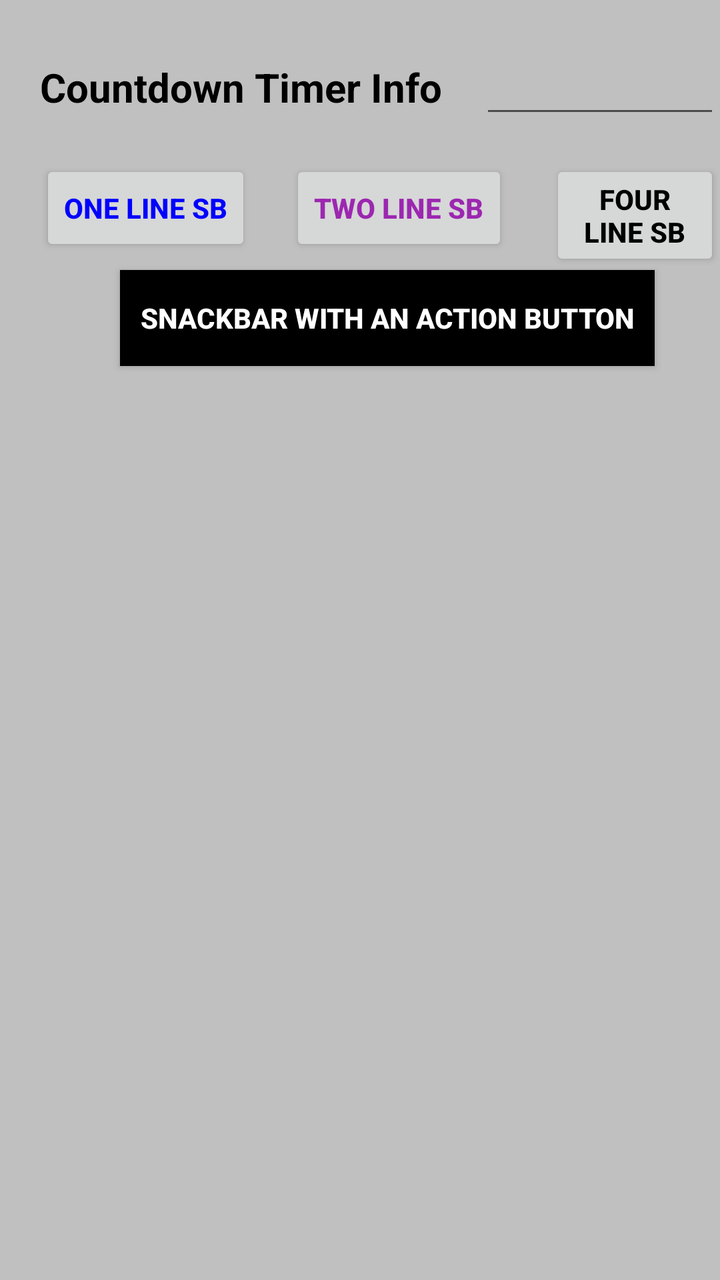
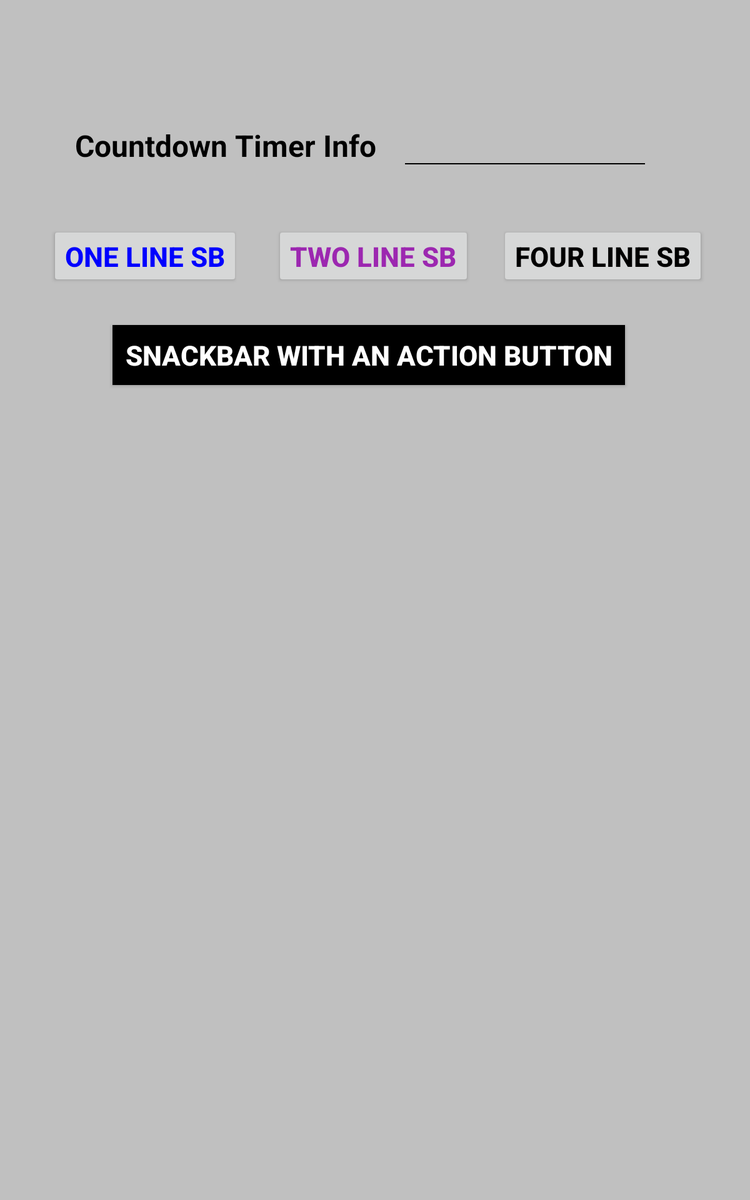

One screen, two layout resources from the same app: the default and the repository's alternative for another configuration. Each is rendered where Android would select it; the XML of both is given below.
<!-- AndroidManifest.xml: application theme AppTheme -->
<!-- res/layout/activity_main.xml -->
<?xml version="1.0" encoding="utf-8"?>

<LinearLayout xmlns:android="http://schemas.android.com/apk/res/android"
    xmlns:app="http://schemas.android.com/apk/res-auto"
    xmlns:tools="http://schemas.android.com/tools"
    android:id="@+id/activity_main"
    android:layout_width="match_parent"
    android:layout_height="match_parent"
    android:background="@color/color_lightGray"
    android:orientation="vertical"
    tools:context="com.dwight.customsnackbar.MainActivity">

    <RelativeLayout
        android:id="@+id/mainRL"
        android:layout_width="match_parent"
        android:layout_height="434dp">

        <TextView
            android:id="@+id/tvCount"
            android:layout_width="wrap_content"
            android:layout_height="wrap_content"
            android:layout_marginLeft="20dp"
            android:layout_marginTop="30dp"
            android:text="Countdown Timer Info"
            android:textColor="@color/color_Black"
            android:textSize="20sp"
            android:textStyle="bold" />

        <EditText
            android:id="@+id/etCount"
            android:layout_width="150dp"
            android:layout_height="wrap_content"
            android:layout_marginLeft="240dp"
            android:layout_marginTop="20dp"
            android:ems="10"
            android:textSize="20sp"
            android:textStyle="bold" />

        <Button
            android:id="@+id/btnONE"
            android:layout_width="wrap_content"
            android:layout_height="wrap_content"
            android:layout_marginLeft="20dp"
            android:layout_marginTop="80dp"
            android:onClick="showONE"
            android:text="One Line SB"
            android:textColor="@color/color_deepBlue"
            android:textSize="14sp"
            android:textStyle="bold" />

        <Button
            android:id="@+id/btnTWO"
            android:layout_width="wrap_content"
            android:layout_height="wrap_content"
            android:layout_marginLeft="145dp"
            android:layout_marginTop="80dp"
            android:onClick="showTWO"
            android:text="Two Line SB"
            android:textColor="@color/color_Purple"
            android:textSize="14sp"
            android:textStyle="bold" />

        <Button
            android:id="@+id/btnFOUR"
            android:layout_width="wrap_content"
            android:layout_height="wrap_content"
            android:layout_marginLeft="275dp"
            android:layout_marginTop="80dp"
            android:onClick="showFOUR"
            android:text="Four Line SB"
            android:textColor="@color/color_Black"
            android:textSize="14sp"
            android:textStyle="bold" />

        <Button
            android:id="@+id/btnSBAction"
            android:layout_width="wrap_content"
            android:layout_height="wrap_content"
            android:layout_marginLeft="60dp"
            android:layout_marginTop="135dp"
            android:background="@color/color_Black"
            android:onClick="makeSB"
            android:paddingLeft="10dp"
            android:paddingRight="10dp"
            android:text="Snackbar with an Action Button"
            android:textColor="@color/color_White"
            android:textStyle="bold" />

        <ImageView
            android:id="@+id/imageView"
            android:layout_width="wrap_content"
            android:layout_height="wrap_content"
            android:layout_marginLeft="10dp"
            android:layout_marginTop="200dp"
            app:srcCompat="@drawable/pwkeyb" />

    </RelativeLayout>

    <RelativeLayout
        android:id="@+id/ONE_LINE_SB"
        android:layout_width="match_parent"
        android:layout_height="120dp"
        android:background="@color/color_Transparent"
        android:visibility="gone"
        android:orientation="vertical">

        <TextView
            android:id="@+id/tvONE"
            android:layout_width="wrap_content"
            android:layout_height="wrap_content"
            android:layout_alignParentBottom="true"
            android:layout_centerHorizontal="true"
            android:paddingBottom="10dp"
            android:text="@string/one_text"
            android:textColor="@color/color_deepBlue"
            android:textSize="24sp"
            android:textStyle="bold" />

</RelativeLayout>

    <RelativeLayout
        android:id="@+id/TWO_LINE_SB"
        android:layout_width="match_parent"
        android:layout_height="120dp"
        android:background="@color/color_Transparent"
        android:visibility="gone"
        android:orientation="vertical">

        <TextView
            android:id="@+id/tvTWO"
            android:layout_width="wrap_content"
            android:layout_height="wrap_content"
            android:layout_alignParentBottom="true"
            android:layout_centerHorizontal="true"
            android:paddingBottom="10dp"
            android:text="@string/two_text"
            android:textColor="@color/color_Purple"
            android:textSize="22sp"
            android:textStyle="bold" />

    </RelativeLayout>

    <RelativeLayout
        android:id="@+id/FOUR_LINE_SB"
        android:layout_width="match_parent"
        android:layout_height="170dp"
        android:background="@color/color_Transparent"
        android:visibility="gone"
        android:orientation="vertical">

        <TextView
            android:id="@+id/tvFOUR"
            android:layout_width="wrap_content"
            android:layout_height="wrap_content"
            android:layout_alignParentBottom="true"
            android:layout_centerHorizontal="true"
            android:paddingBottom="10dp"
            android:text="@string/four_text"
            android:textColor="@color/color_Black"
            android:textSize="18sp"
            android:textStyle="bold" />

    </RelativeLayout>

    <RelativeLayout
        android:id="@+id/ACTION_BTN_SNACKBAR"
        android:layout_width="match_parent"
        android:layout_height="120dp"
        android:background="@color/color_Transparent"
        android:visibility="gone"
        android:orientation="horizontal">

        <TextView
            android:id="@+id/tvSB"
            android:layout_width="wrap_content"
            android:layout_height="wrap_content"
            android:layout_marginLeft="20dp"
            android:layout_marginTop="100dp"
            android:paddingLeft="5dp"
            android:text="@string/action_text"
            android:textColor="@color/color_Black"
            android:textSize="18sp"
            android:textStyle="bold" />

        <Button
            android:id="@+id/btnAB"
            android:layout_width="wrap_content"
            android:layout_height="wrap_content"
            android:layout_marginLeft="310dp"
            android:layout_marginTop="95dp"
            android:background="@color/color_Transparent"
            android:focusable="false"
            android:text="@string/snackbar_action"
            android:textColor="@color/color_Red"
            android:textSize="18sp"
            android:textStyle="bold" />

    </RelativeLayout>


</LinearLayout>
<!-- resources referenced by this layout -->
<resources>
  <color name="color_Black">#000000</color>
  <color name="color_Purple">#9C27B0</color>
  <color name="color_Red">#FF0000</color>
  <color name="color_Transparent">@android:color/transparent</color>
  <color name="color_White">#FFFFFF</color>
  <color name="color_deepBlue">#0000ff</color>
  <color name="color_lightGray">#C0C0C0</color>
  <string name="action_text">To Send Money Click -&gt;</string>
  <string name="four_text">Password must have one Numeric Value\n"
      "One Upper &amp; Lower Case Letters\n"
      "One Special Character $ @ ! % * ? &amp;\n"
      "NO Spaces in the PASSWORD"</string>
  <string name="one_text">Incorrect Password</string>
  <string name="snackbar_action">SEND</string>
  <string name="two_text">"\nPassword Max Length is 10 Characters\n\nPassword Min Length is 8 Characters"</string>
  <style name="AppTheme" parent="Theme.AppCompat.Light.DarkActionBar">
          
          <item name="colorPrimary">@color/colorPrimary</item>
          <item name="colorPrimaryDark">@color/colorPrimaryDark</item>
          <item name="colorAccent">@color/colorAccent</item>
          <item name="colorControlActivated">@color/color_Black</item>
      </style>
  <color name="colorPrimary">#3F51B5</color>
  <color name="colorPrimaryDark">#303f9f</color>
  <color name="colorAccent">#FF4081</color>
</resources>
<!-- res/layout-sw600dp/activity_main.xml (the repository's variant of the layout above) -->
<!-- drawn on a 7-inch tablet held upright -->
<?xml version="1.0" encoding="utf-8"?>

<LinearLayout xmlns:android="http://schemas.android.com/apk/res/android"
    xmlns:app="http://schemas.android.com/apk/res-auto"
    xmlns:tools="http://schemas.android.com/tools"
    android:id="@+id/activity_main"
    android:layout_width="match_parent"
    android:layout_height="match_parent"
    android:background="@color/color_lightGray"
    android:orientation="vertical"
    tools:context="com.dwight.customsnackbar.MainActivity">

    <RelativeLayout
        android:id="@+id/mainRL"
        android:layout_width="match_parent"
        android:layout_height="615dp">

        <TextView
            android:id="@+id/tvCount"
            android:layout_width="wrap_content"
            android:layout_height="wrap_content"
            android:layout_marginLeft="60dp"
            android:layout_marginTop="100dp"
            android:text="Countdown Timer Info"
            android:textColor="@color/color_Black"
            android:textSize="24sp"
            android:textStyle="bold" />

        <EditText
            android:id="@+id/etCount"
            android:layout_width="200dp"
            android:layout_height="wrap_content"
            android:layout_marginLeft="320dp"
            android:layout_marginTop="90dp"
            android:backgroundTint="@color/color_Black"
            android:ems="10"
            android:textSize="24sp"
            android:textStyle="bold" />

        <Button
            android:id="@+id/btnONE"
            android:layout_width="wrap_content"
            android:layout_height="wrap_content"
            android:layout_marginLeft="40dp"
            android:layout_marginTop="180dp"
            android:onClick="showONE"
            android:text="One Line SB"
            android:textColor="@color/color_deepBlue"
            android:textSize="22sp"
            android:textStyle="bold" />

        <Button
            android:id="@+id/btnTWO"
            android:layout_width="wrap_content"
            android:layout_height="wrap_content"
            android:layout_marginLeft="220dp"
            android:layout_marginTop="180dp"
            android:onClick="showTWO"
            android:text="Two Line SB"
            android:textColor="@color/color_Purple"
            android:textSize="22sp"
            android:textStyle="bold" />

        <Button
            android:id="@+id/btnFOUR"
            android:layout_width="wrap_content"
            android:layout_height="wrap_content"
            android:layout_marginLeft="400dp"
            android:layout_marginTop="180dp"
            android:onClick="showFOUR"
            android:text="Four Line SB"
            android:textColor="@color/color_Black"
            android:textSize="22sp"
            android:textStyle="bold" />

        <Button
            android:id="@+id/btnSBAction"
            android:layout_width="wrap_content"
            android:layout_height="wrap_content"
            android:layout_marginLeft="90dp"
            android:layout_marginTop="260dp"
            android:background="@color/color_Black"
            android:onClick="makeSB"
            android:paddingLeft="10dp"
            android:paddingRight="10dp"
            android:text="Snackbar with an Action Button"
            android:textColor="@color/color_White"
            android:textSize="22sp"
            android:textStyle="bold" />

        <ImageView
            android:id="@+id/imageView"
            android:layout_width="wrap_content"
            android:layout_height="wrap_content"
            android:layout_marginLeft="100dp"
            android:layout_marginRight="100dp"
            android:layout_marginTop="350dp"
            android:paddingLeft="20dp"
            android:paddingRight="20dp"
            app:srcCompat="@drawable/pwkeyb720" />
    </RelativeLayout>

    <RelativeLayout
        android:id="@+id/ONE_LINE_SB"
        android:layout_width="match_parent"
        android:layout_height="120dp"
        android:background="@color/color_Transparent"
        android:visibility="gone"
        android:orientation="vertical">

        <TextView
            android:id="@+id/tvONE"
            android:layout_width="wrap_content"
            android:layout_height="wrap_content"
            android:layout_alignParentBottom="true"
            android:layout_centerHorizontal="true"
            android:paddingBottom="10dp"
            android:text="@string/one_text"
            android:textColor="@color/color_deepBlue"
            android:textSize="30sp"
            android:textStyle="bold" />

</RelativeLayout>

    <RelativeLayout
        android:id="@+id/TWO_LINE_SB"
        android:layout_width="match_parent"
        android:layout_height="120dp"
        android:background="@color/color_Transparent"
        android:visibility="gone"
        android:orientation="vertical">

        <TextView
            android:id="@+id/tvTWO"
            android:layout_width="wrap_content"
            android:layout_height="wrap_content"
            android:layout_alignParentBottom="true"
            android:layout_centerHorizontal="true"
            android:paddingBottom="10dp"
            android:text="@string/two_text"
            android:textColor="@color/color_Purple"
            android:textSize="24sp"
            android:textStyle="bold" />

    </RelativeLayout>

    <RelativeLayout
        android:id="@+id/FOUR_LINE_SB"
        android:layout_width="match_parent"
        android:layout_height="200dp"
        android:background="@color/color_Transparent"
        android:visibility="gone"
        android:orientation="vertical">

        <TextView
            android:id="@+id/tvFOUR"
            android:layout_width="wrap_content"
            android:layout_height="wrap_content"
            android:layout_alignParentBottom="true"
            android:layout_centerHorizontal="true"
            android:paddingBottom="20dp"
            android:text="@string/four_text"
            android:textColor="@color/color_Black"
            android:textSize="22sp"
            android:textStyle="bold" />

    </RelativeLayout>

    <RelativeLayout
        android:id="@+id/ACTION_BTN_SNACKBAR"
        android:layout_width="match_parent"
        android:layout_height="match_parent"
        android:background="@color/color_Transparent"
        android:visibility="gone"
        android:orientation="vertical">

        <TextView
            android:id="@+id/tvSB"
            android:layout_width="wrap_content"
            android:layout_height="wrap_content"
            android:layout_marginLeft="20dp"
            android:layout_marginTop="130dp"
            android:paddingBottom="10dp"
            android:paddingLeft="10dp"
            android:paddingRight="10dp"
            android:paddingTop="10dp"
            android:text="@string/action_text"
            android:textColor="@color/color_Purple"
            android:textSize="26sp"
            android:textStyle="bold" />

        <Button
            android:id="@+id/btnAB"
            android:layout_width="wrap_content"
            android:layout_height="wrap_content"
            android:layout_marginLeft="500dp"
            android:layout_marginTop="125dp"
            android:background="@color/color_Transparent"
            android:focusable="false"
            android:text="@string/snackbar_action"
            android:textColor="@color/color_Red"
            android:textSize="26sp"
            android:textStyle="bold" />

    </RelativeLayout>

</LinearLayout>
